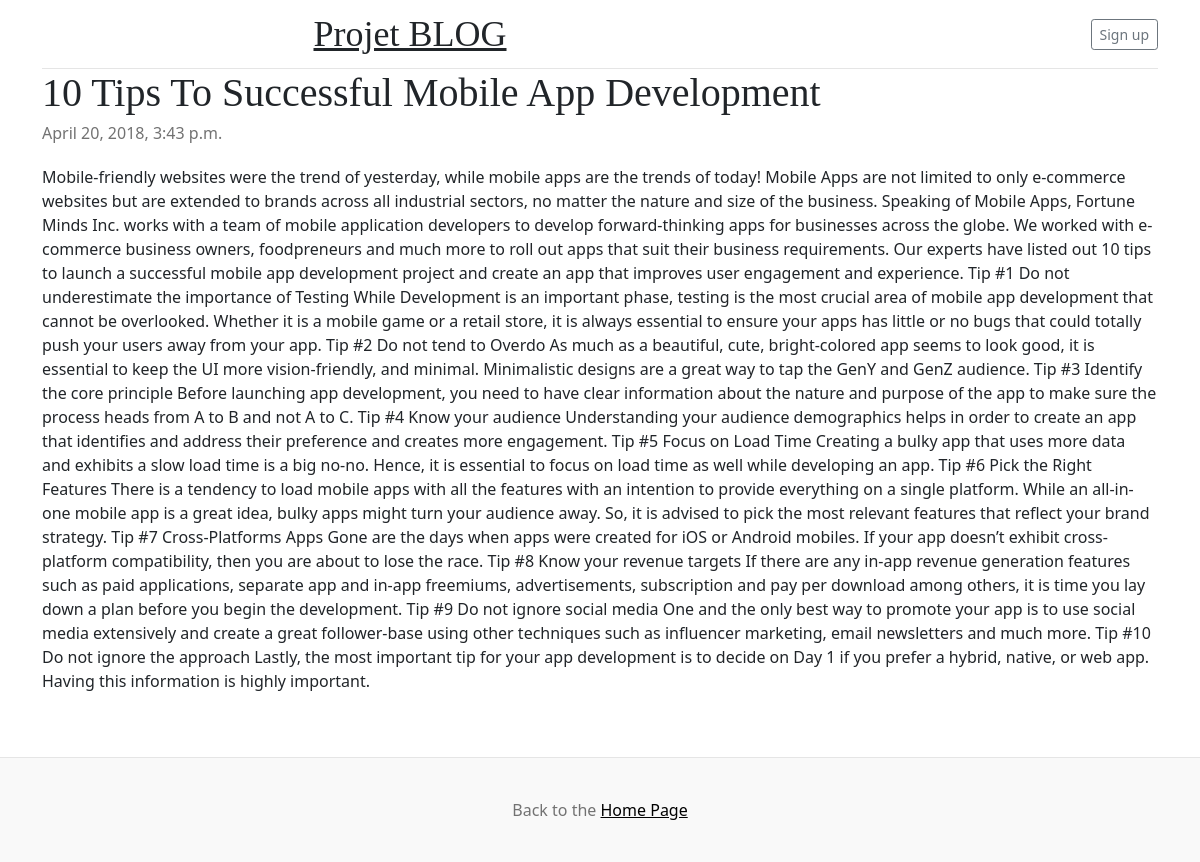
/post/1, run on the app's committed database.
### posts/models.py (models this page shows)
class Post(models.Model):
    title = models.CharField(max_length=100)
    body = models.CharField(max_length=1000000)
    created_at = models.DateTimeField(default=datetime.now, blank=True)

### posts/views.py (the view)
# urls.py: path('post/<str:pk>', views.post, name='post'),
def post(request, pk):
    posts = Post.objects.get(id=pk)
    return render(request, 'post.html', {'posts': posts})

### templates/post.html (shortened to what this page needs)
{% load static %}
<!doctype html>
<html lang="en">
<head>
    <link href="https://cdn.jsdelivr.net/npm/bootstrap@5.1.3/dist/css/bootstrap.min.css" rel="stylesheet"
>
    <link href="{% static 'blog.css' %}" rel="stylesheet">
</head>
<body style="background-image: url('https://mdbcdn.b-cdn.net/img/Photos/new-templates/search-box/img4.webp');">
    <div class="container" style="background-color: white; border-radius: 10px;">
        <header class="blog-header py-3">
            <div class="row flex-nowrap justify-content-between align-items-center">
                <div class="col-8 text-center">
                    <a class="blog-header-logo text-dark" href="#">Projet BLOG</a>
                </div>
                <div class="col-4 d-flex justify-content-end align-items-center">
                    {% if user.is_authenticated %}
                    <a class="btn btn-sm btn-outline-secondary" href="logout">Logout</a>
                    {% else %}
                    <a class="btn btn-sm btn-outline-secondary" href="login">Sign up</a>
                    {% endif %}
                </div>
            </div>
        </header>
        <div class="row g-5">
            <div class="col-md-12">
                <article class="blog-post">
                    <h2 class="blog-post-title">{{posts.title}}</h2>
                    <p class="blog-post-meta">{{posts.created_at}}</p>
                    <p>{{posts.body}}</p>
                </article>
            </div>
        </div>
    </div>
    <footer class="blog-footer">
        <p>Back to the <a href="/" style="color: black;">Home Page</a></p>
    </footer>
</body>
</html>

### static/blog.css (style rules this page uses)
.blog-header { line-height: 1; border-bottom: 1px solid #e5e5e5; }
.blog-header-logo { font-family: "Playfair Display", Georgia, "Times New Roman", serif; font-size: 2.25rem; }
h1, h2, h3, h4, h5, h6 { font-family: "Playfair Display", Georgia, "Times New Roman", serif; }
.blog-post { margin-bottom: 4rem; }
.blog-post-title { margin-bottom: .25rem; font-size: 2.5rem; }
.blog-post-meta { margin-bottom: 1.25rem; color: #727272; }
.blog-footer { padding: 2.5rem 0; color: #727272; text-align: center; background-color: #f9f9f9; border-top: .05rem solid #e5e5e5; }
.blog-footer p:last-child { margin-bottom: 0; }

### data on the page
Post: title "10 Tips To Successful Mobile App Development", created_at "April 20, 2018, 3:43 p.m.", body "Mobile-friendly websites were the trend of yesterday, while mobile apps are the trends of today! Mobile Apps are not limited to only e-commerce websites but are extended to brands across all industrial sectors, no matter the nature and size of the business. Speaking of Mobile Apps, Fortune Minds Inc. works with a team of mobile application developers to develop forward-thinking apps for businesses across the globe. We worked with e-commerce business owners, foodpreneurs and much more to roll out apps that suit their business requirements. Our experts have listed out 10 tips to launch a successful mobile app development project and create an app that improves user engagement and experience.…"
